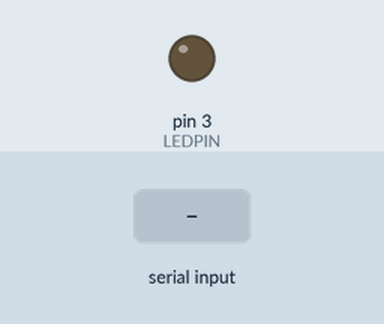
Recording of a sketch running on a simulated Arduino Uno, built with avr-gcc and run on an emulated ATmega328P. Shown: output pins drawn as LEDs (lit = HIGH). Inputs (shaded band) come from the test bench.

Above: at 1.2 s.
1.3 s: "90,45\n" received over Serial
At 2.5 s:
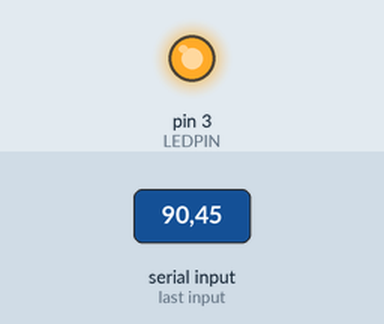
2.8 s: "0\n" received over Serial
At 3.7 s:
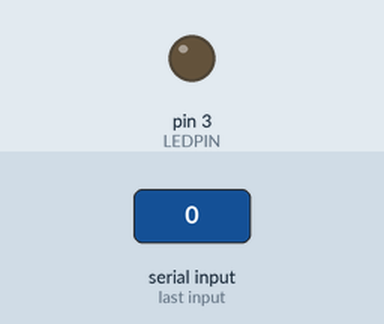
4.3 s: "30,150\n" received over Serial
At 5.1 s:
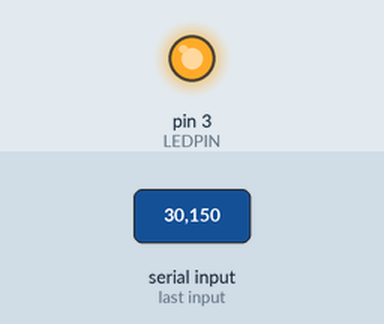
Timing chart, 0 to 7.3 s (numbered marks = the images above; inputs shaded):
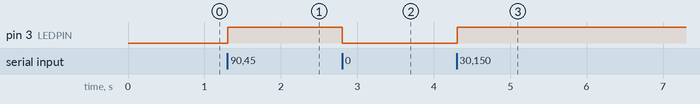

Measured:
- after the input at 1.3 s, pin 3 (LEDPIN): LOW → HIGH at once
- after the input at 2.8 s, pin 3 (LEDPIN): HIGH → LOW at once
- after the input at 4.3 s, pin 3 (LEDPIN): LOW → HIGH at once

The sketch:

ledserial.ino
```cpp
#define LEDPIN 3

void setup() {
  // initialize serial:
  Serial.begin(9600);
  // make the pins outputs:
  pinMode(LEDPIN, OUTPUT);

}

void loop() {

  static unsigned int value = LOW;
  static unsigned int status = LOW;

  // if there's any serial available, read it:
  while (Serial.available() > 0) {

    // Not time for checkers!
    value = (Serial.parseInt() == 0) ? LOW : HIGH;

    // look for the newline. That's the end of your
    // sentence:
    if (Serial.read() == '\n') {

      if (value != status) {
        status = (status == LOW) ? HIGH : LOW;
        digitalWrite(LEDPIN, status);
      }

    }
  }
}
```
